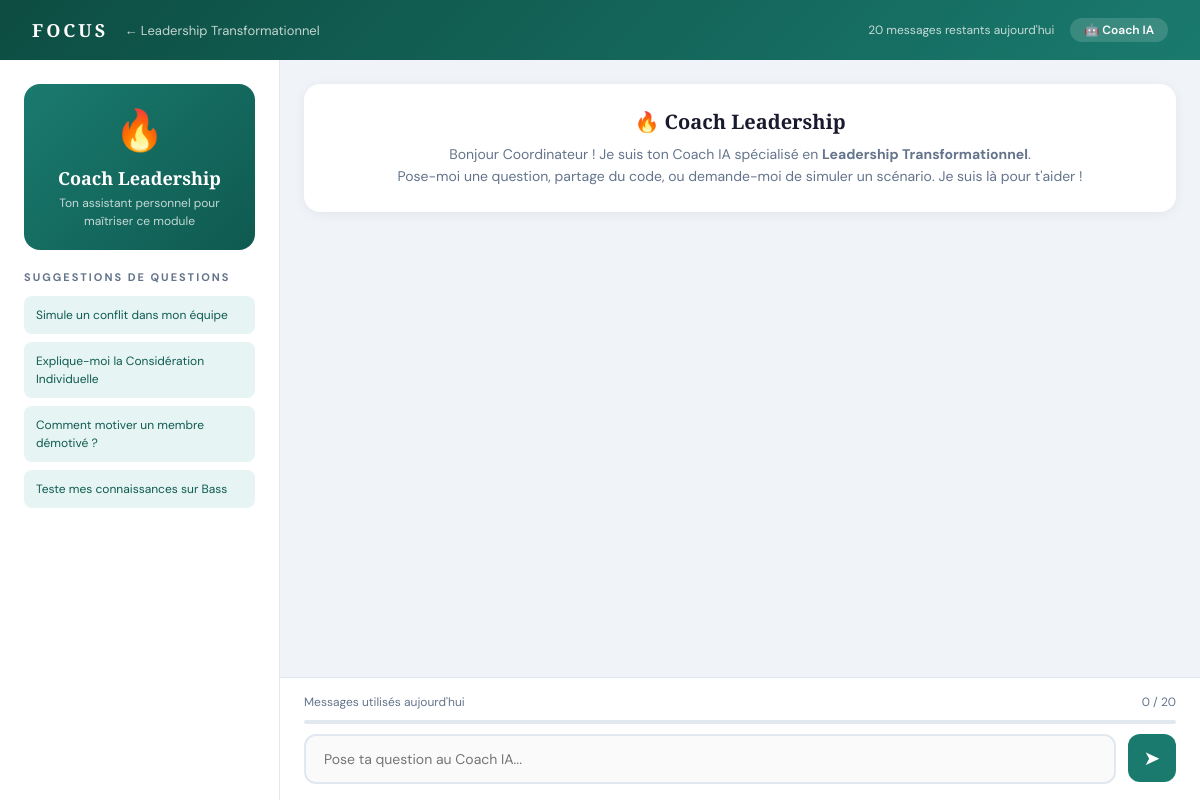
Screenshot of /modules/leadership/coach (signed in) with the database file from the repository.
### tables this page shows
CREATE TABLE modules (
            id              INTEGER PRIMARY KEY AUTOINCREMENT,
            slug            TEXT    NOT NULL UNIQUE,
            title           TEXT    NOT NULL,
            description     TEXT,
            icon            TEXT,
            color           TEXT    NOT NULL DEFAULT '#1A7A6E',
            order_index     INTEGER NOT NULL DEFAULT 0,
            is_published    INTEGER NOT NULL DEFAULT 1,
            passing_score   INTEGER NOT NULL DEFAULT 70,
            created_at      TEXT    NOT NULL DEFAULT (datetime('now'))
        );

CREATE TABLE users (
            id              INTEGER PRIMARY KEY AUTOINCREMENT,
            full_name       TEXT    NOT NULL,
            email           TEXT    NOT NULL UNIQUE,
            password_hash   TEXT    NOT NULL,
            role            TEXT    NOT NULL DEFAULT 'member'
                                    CHECK(role IN ('member', 'admin')),
            establishment   TEXT,
            city            TEXT,
            bio             TEXT,
            avatar_url      TEXT,
            status          TEXT    NOT NULL DEFAULT 'pending'
                                    CHECK(status IN ('pending', 'active', 'suspended')),
            points          INTEGER NOT NULL DEFAULT 0,
            created_at      TEXT    NOT NULL DEFAULT (datetime('now')),
            last_login      TEXT,
            email_verified  INTEGER NOT NULL DEFAULT 0
        );

### app.py (the view)
@app.route("/modules/<slug>/coach")
@login_required
def coach_page(slug):
    user   = get_current_user()
    module = get_module_by_slug(slug)
    if not module:
        return redirect(url_for("modules_catalogue"))
    count = get_ai_message_count_today(user["id"], slug)
    return render_template("modules/coach.html",
        user=user, module=module,
        count=count, max_count=MAX_AI_MESSAGES_PER_DAY)

### app.py (called while the page is built)
def login_required(f):
    @wraps(f)
    def decorated(*args, **kwargs):
        if "user_id" not in session:
            flash("Connecte-toi pour accéder à cette page.", "warning")
            return redirect(url_for("login"))
        return f(*args, **kwargs)
    return decorated

def get_current_user():
    if "user_id" in session:
        return get_user_by_id(session["user_id"])
    return None

### database/db.py (called while the page is built, shortened)
def get_db():
    conn = sqlite3.connect(DB_PATH)
    conn.execute('PRAGMA foreign_keys = ON')
    conn.row_factory = sqlite3.Row
    return conn

def get_user_by_id(user_id):
    conn = get_db()
    user = conn.execute("SELECT * FROM users WHERE id=?", (user_id,)).fetchone()
    conn.close()
    return user

def get_module_by_slug(slug):
    conn = get_db()
    row = conn.execute("SELECT * FROM modules WHERE slug=?", (slug,)).fetchone()
    conn.close()
    return row

def get_ai_message_count_today(user_id, module_slug):
    conn = get_db()
    row = conn.execute(
        "SELECT session_count FROM ai_sessions WHERE user_id=? AND module_slug=? AND session_date=?",
        (user_id, module_slug, date.today().isoformat())
    ).fetchone()
    conn.close()
    return row["session_count"] if row else 0

### templates/modules/coach.html (shortened to what this page needs)
<!DOCTYPE html>
<html lang="fr">
<head>
</head>
<body>
<div class="topbar">
  <div class="topbar-left">
    <a href="/dashboard" class="topbar-logo">FOCUS</a>
    <a href="/modules/{{ module['slug'] }}" class="back-link">← {{ module['title'] }}</a>
  </div>
  <div style="display:flex;align-items:center;gap:16px">
    <span class="quota-display" id="quota-top">{{ max_count - count }} messages restants aujourd'hui</span>
    <span class="ai-badge">🤖 Coach IA</span>
  </div>
</div>
<div class="chat-layout">
  <div class="chat-sidebar">
    <div class="coach-card">
      <div class="coach-avatar">{{ module['icon'] }}</div>
      <div class="coach-name">Coach {{ module['title'].split()[0] }}</div>
      <div class="coach-desc">Ton assistant personnel pour maîtriser ce module</div>
    </div>
    <div class="tips-title">Suggestions de questions</div>
    {% if module['slug'] == 'leadership' %}
      <div class="tip-item" onclick="usePrompt(this)">Simule un conflit dans mon équipe</div>
      <div class="tip-item" onclick="usePrompt(this)">Explique-moi la Considération Individuelle</div>
      <div class="tip-item" onclick="usePrompt(this)">Comment motiver un membre démotivé ?</div>
      <div class="tip-item" onclick="usePrompt(this)">Teste mes connaissances sur Bass</div>
    {% endif %}
  </div>
  <div class="chat-main">
    <div class="chat-messages" id="messages">
      <div class="welcome-msg">
        <h3>{{ module['icon'] }} Coach {{ module['title'].split()[0] }}</h3>
        <p>Bonjour {{ user['full_name'].split()[0] }} ! Je suis ton Coach IA spécialisé en <strong>{{ module['title'] }}</strong>.<br>
        Pose-moi une question, partage du code, ou demande-moi de simuler un scénario. Je suis là pour t'aider !</p>
      </div>
    </div>
    <div class="chat-input-area">
      <div class="quota-bar">
        <span>Messages utilisés aujourd'hui</span>
        <span id="quota-text">{{ count }} / {{ max_count }}</span>
      </div>
      <div class="quota-progress">
      </div>
      <div class="input-row">
        <textarea class="chat-input" id="chat-input" rows="1"
          placeholder="Pose ta question au Coach IA..."
          onkeydown="handleKey(event)"
          oninput="autoResize(this)"></textarea>
        <button class="send-btn" id="send-btn" onclick="sendMessage()">➤</button>
      </div>
    </div>
  </div>
</div>
</body>
</html>

### templates/modules/coach.html (style rules this page uses)
:root { --teal:#1A7A6E; --teal-dark:#0F5A50; --teal-light:#E6F5F3; --gold:#C8A84B; --gold-light:#F5EDD6; --ink:#1A1A2E; --soft:#64748B; --border:#E2E8F0; }
* { margin:0; padding:0; box-sizing:border-box; }
body { font-family:'DM Sans',sans-serif; background:#F0F4F8; height:100vh; display:flex; flex-direction:column; }
.topbar { background:linear-gradient(135deg,#0D4D42,var(--teal)); padding:0 32px; height:60px; display:flex; align-items:center; justify-content:space-between; flex-shrink:0; }
.topbar-left { display:flex; align-items:center; gap:16px; }
.topbar-logo { font-family:'Playfair Display',serif; font-size:18px; font-weight:900; color:white; letter-spacing:3px; text-decoration:none; }
.back-link { color:rgba(255,255,255,0.75); text-decoration:none; font-size:13px; }
.ai-badge { background:rgba(255,255,255,0.15); color:white; padding:4px 14px; border-radius:20px; font-size:12px; font-weight:600; }
.quota-display { color:rgba(255,255,255,0.75); font-size:12px; }
.chat-layout { display:flex; flex:1; overflow:hidden; }
.chat-sidebar { width:280px; background:white; border-right:1px solid var(--border); display:flex; flex-direction:column; padding:24px; flex-shrink:0; }
.coach-card { background:linear-gradient(135deg,var(--teal),var(--teal-dark)); border-radius:16px; padding:20px; color:white; margin-bottom:20px; text-align:center; }
.coach-avatar { font-size:40px; margin-bottom:10px; }
.coach-name { font-family:'Playfair Display',serif; font-size:18px; font-weight:700; margin-bottom:4px; }
.coach-desc { font-size:12px; opacity:0.75; line-height:1.5; }
.tips-title { font-size:11px; font-weight:700; color:var(--soft); letter-spacing:2px; text-transform:uppercase; margin-bottom:12px; }
.tip-item { background:var(--teal-light); border-radius:8px; padding:10px 12px; font-size:12px; color:var(--teal-dark); margin-bottom:8px; line-height:1.5; cursor:pointer; transition:background 0.2s; }
.chat-main { flex:1; display:flex; flex-direction:column; overflow:hidden; }
.chat-messages { flex:1; overflow-y:auto; padding:24px; display:flex; flex-direction:column; gap:16px; }
.welcome-msg { background:white; border-radius:16px; padding:24px; box-shadow:0 2px 12px rgba(0,0,0,0.06); text-align:center; }
.welcome-msg h3 { font-family:'Playfair Display',serif; font-size:20px; color:var(--ink); margin-bottom:8px; }
.welcome-msg p { font-size:14px; color:var(--soft); line-height:1.6; }
.chat-input-area { background:white; border-top:1px solid var(--border); padding:16px 24px; flex-shrink:0; }
.quota-bar { display:flex; justify-content:space-between; font-size:12px; color:var(--soft); margin-bottom:10px; }
.quota-progress { height:4px; background:var(--border); border-radius:4px; overflow:hidden; margin-bottom:10px; }
.input-row { display:flex; gap:12px; }
.chat-input { flex:1; padding:14px 18px; border:2px solid var(--border); border-radius:12px; font-family:'DM Sans',sans-serif; font-size:14px; color:var(--ink); background:#FAFAFA; outline:none; resize:none; transition:border-color 0.2s, box-shadow 0.2s; }
.send-btn { width:48px; height:48px; border-radius:12px; background:var(--teal); color:white; border:none; font-size:20px; cursor:pointer; flex-shrink:0; transition:background 0.2s, transform 0.15s; display:flex; align-items:center; justify-content:center; }

### rows the page displays
modules: title "Leadership Transformationnel", icon "🔥", title "Leadership"
users: full_name "Coordinateur"

### other values shown
{{ max_count - count }} "20"
{{ count }} "0"
{{ max_count }} "20"
